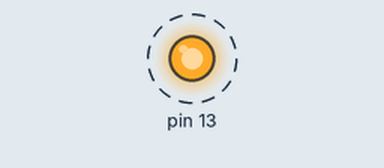
This sketch was run on a simulated Arduino Uno, built with avr-gcc and run on an emulated ATmega328P. Shown: output pins drawn as LEDs (lit = HIGH). Dashed ring = blinking. No radio packets arrive unless stated; what the sketch prints to the serial monitor is not drawn.

Above: at 0.03 s.
Timing chart, 0 to 3.0 s (numbered marks = the images above):
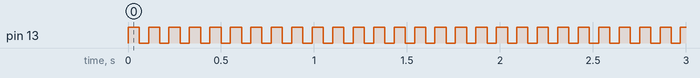

Measured:
- by itself, pin 13: alternates HIGH for 0.06 s and LOW for 0.05 s

The sketch:

transmitter.ino
```cpp
// (licence header left out)
#include <VirtualWire.h>

void setup()
{
    Serial.begin(9600);	  // Debugging only
    Serial.println("setup"); // Prints "Setup to the serial monitor"
    pinMode(13, OUTPUT);
    pinMode(12, INPUT);
    vw_set_tx_pin(12);          // Sets pin D12 as the TX pin
    vw_set_ptt_inverted(true);  // Required for DR3100
    vw_setup(4000);	        // Bits per sec
}

void loop()
{
    const char *msg = "hello";   // Message to be sent
    digitalWrite(13, true);      // Flash a light to show transmitting
    vw_send((uint8_t *)msg, strlen(msg)); //Sending the message
    vw_wait_tx(); // Wait until the whole message is gone
    digitalWrite(13, false);   // Turn the LED off.
    delay(50);                 // A short gap.
}
```
